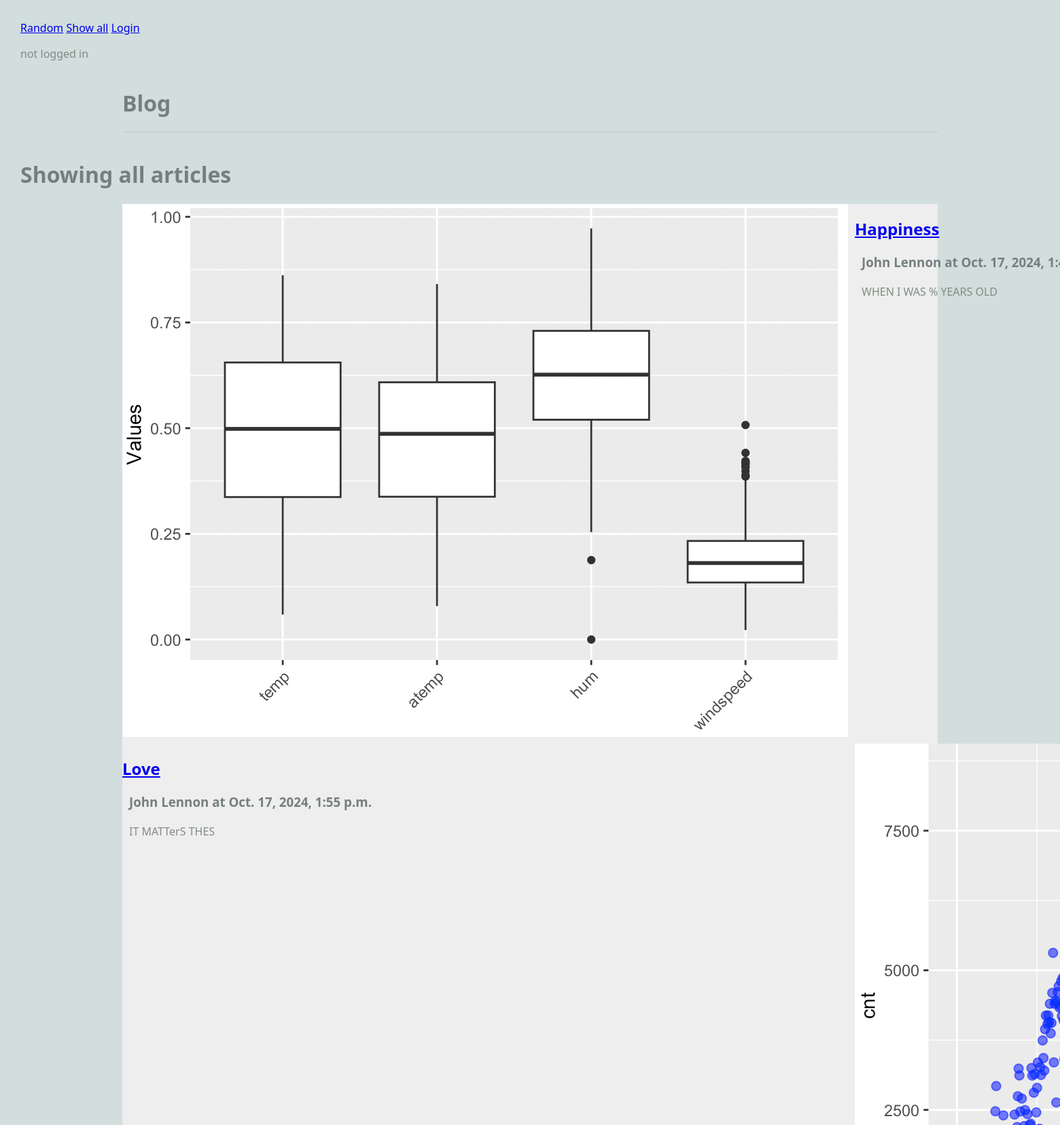
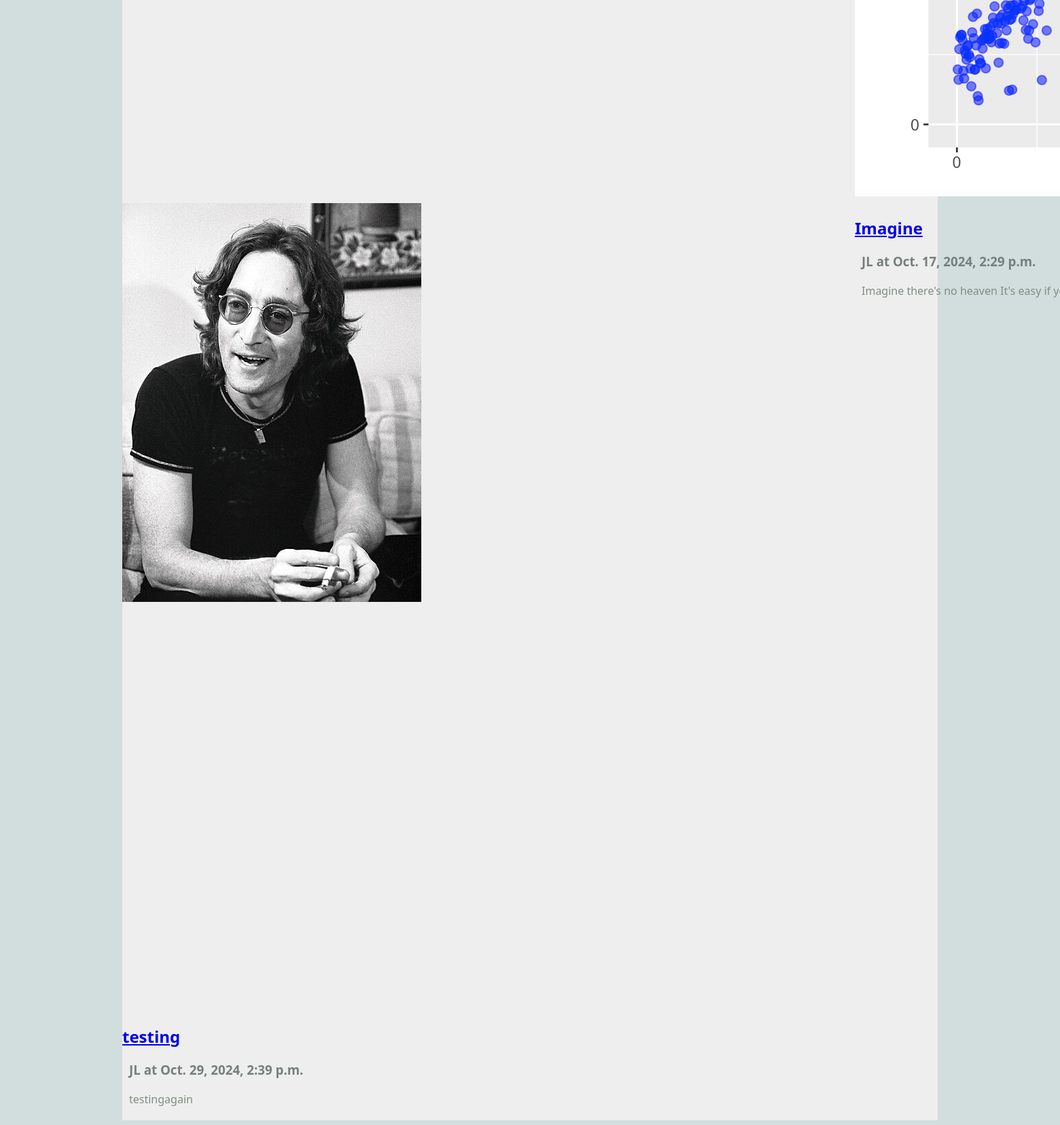
/blog/show_all, run on the app's committed database (2 pictures, top to bottom).
### blog/models.py (models this page shows, shortened)
class Article(models.Model):
    user = models.ForeignKey(User, on_delete=models.CASCADE) # new added user
    title = models.TextField(blank=False)
    author = models.TextField(blank=False)
    text = models.TextField(blank=False)
    published = models.DateTimeField(auto_now=True)
    image_fil = models.ImageField(blank=True)

### blog/views.py (the view)
# urls.py: path(r'show_all', views.ShowAllView.as_view(), name='show_all'),
class ShowAllView(ListView):
    model = Article # retrieve objects of type Article from the database
    template_name = 'blog/show_all.html'
    context_object_name = 'articles'  ##read the object from databse(entirely!, all attributes)
    def dispatch(self, *args, **kwargs):
        print(f"self.request.user = {self.request.user}")
        return super().dispatch(*args, **kwargs)

### blog/templates/blog/show_all.html
{% extends 'blog/base.html' %}
{% block content %}
<h1>Showing all articles</h1>
<main class="grid-container">
    {% for a in articles %}
        <a href="{% url 'blog:article' a.pk %}">
            <img src="{{a.image_fil.url}}">
        </a>
        <article>
            <h2> <a href="{% url 'blog:article' a.pk %}">{{a.title}}</a></h2>
            <h3>{{a.author}} at {{a.published}}</h3>
            <p>
                {{a.text}}
            </p>
        </article>
    {% endfor %}
</main>
{% endblock %}

### blog/templates/blog/base.html (shortened to what this page needs)
{% load static %}
<html>
    <head>
        <link rel="stylesheet" href="{% static 'styles_blog.css' %}">
    </head>
    <body>
        <nav>
            <a href="{% url 'blog:random' %}">Random</a>
            <a href="{% url 'blog:show_all' %}">Show all</a>
         {% if request.user.is_authenticated %}
            <a href="{% url 'blog:create_article' %}">Create Article </a>
            <form method="POST" action="{% url 'blog:logout' %}">
                {% csrf_token %}
                <input type="submit" value="Logout">
            </form>
          {% else %}
            <a href="{% url 'blog:login' %}">Login </a>
            {% endif %}
          </nav>
          {% if request.user.is_authenticated %}
          <p>logged in: {{request.user}}</p>
          {% else %}
          <p>not logged in</p>
          {% endif %}
        <header>
            <h1>Blog</h1>
        </header>
    {% block content %}
    {% endblock %}
    </body>
</html>

### static/styles_blog.css (style rules this page uses)
body { margin: 30px; background: #d1dedd; font-family:'Segoe UI', Tahoma, Geneva, Verdana, sans-serif; }
h1, h2, h3 { color: #767f7e; }
p { color: #828b82; }
header { max-width: 1200px; margin: 40px auto; border-bottom: 1px solid #bbc7c7; }
.grid-container { background: #eee; max-width: 900px; display: grid; grid-template-columns: repeat(3, 1fr); grid-gap: 10px; max-width: 1200px; margin: 20px auto; }
article p, article h3 { margin: 20px 10px; }

### data on the page
Article: image_fil (picture), title "Happiness", author "John Lennon", published "Oct. 17, 2024,…", text "WHEN I WAS % YEARS OLD"
Article: title "Love", author "John Lennon", published "Oct. 17, 2024, 1:55 p.m.", text "IT MATTerS THES"
Article: image_fil (picture)
Article: image_fil (picture), title "Imagine", author "JL", published "Oct. 17, 2024, 2:29 p.m.", text "Imagine there's no heaven It's easy if…"
Article: title "testing", author "JL", published "Oct. 29, 2024, 2:39 p.m.", text "testingagain"
